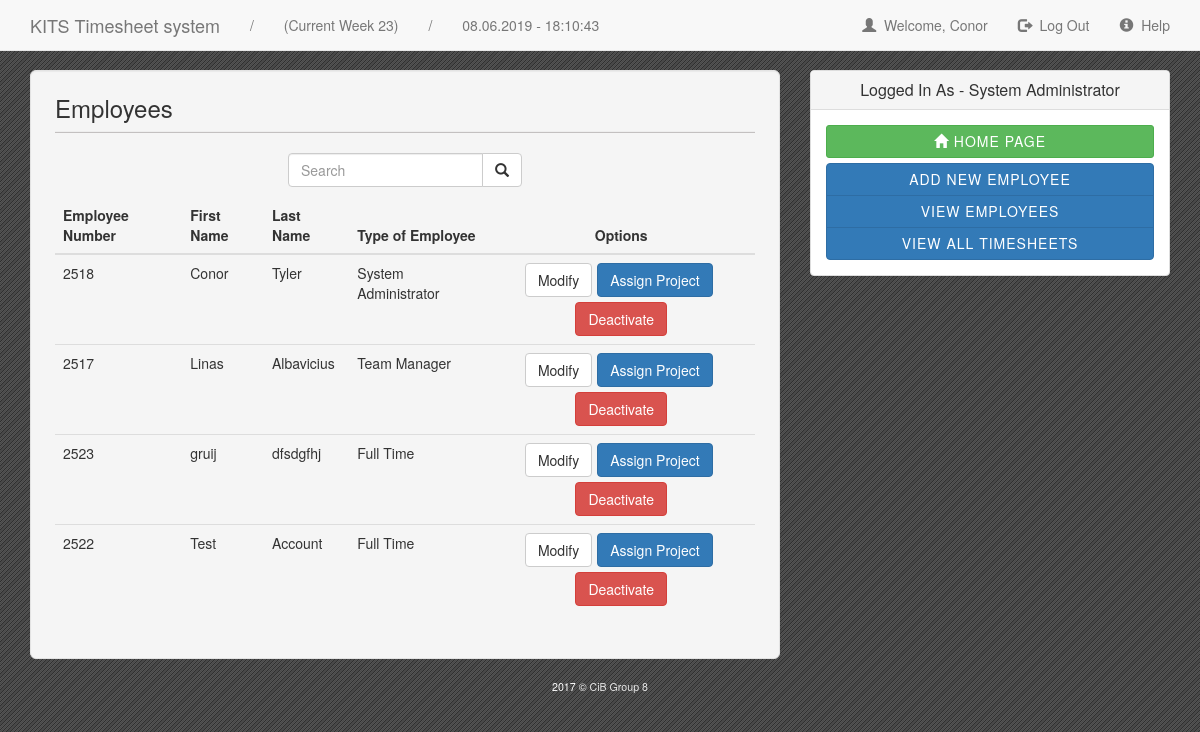
The page /cib_group_8/sysadmin.php (signed in) on the database its author committed.
### tables this page shows
CREATE TABLE IF NOT EXISTS `emp_table` (
  `EMP_ID` int(10) NOT NULL,
  `EMP_PASS` varchar(255) NOT NULL,
  `EMP_NAME` varchar(50) NOT NULL,
  `EMP_SURNAME` varchar(50) NOT NULL,
  `EMP_EMAIL` varchar(50) NOT NULL,
  `EMP_PHONE` varchar(60) NOT NULL,
  `EMP_ROLE` int(10) NOT NULL,
  `ACTIVE` int(11) NOT NULL DEFAULT '1'
);

CREATE TABLE IF NOT EXISTS `role_table` (
  `ROLE_ID` int(10) NOT NULL,
  `ROLE_DESC` varchar(40) NOT NULL
);

### cib_group_8/settings/config.php (called while the page is built, shortened)
<?php
$date_curr = date("Y-m-d");
$date_conv = new DateTime($date_curr);
$week = $date_conv->format("W");
?>

### cib_group_8/settings/check.php (called while the page is built, shortened)
<?php
include('config.php');
$emp_check = $_SESSION['empid'];
$sql = mysqli_query($conn, "SELECT * FROM emp_table WHERE EMP_ID = '$emp_check'");
$row = mysqli_fetch_array($sql, MYSQLI_ASSOC);
$emp_name = $row['EMP_NAME'];
$emp_role = $row['EMP_ROLE'];
$sql_query1 = "SELECT * FROM `role_table` WHERE `ROLE_ID` = '$emp_role'";
$result1 = mysqli_query($conn, $sql_query1);
$row1 = mysqli_fetch_array($result1, MYSQLI_ASSOC);
$role_desc = $row1['ROLE_DESC'];
?>

### cib_group_8/sysadmin.php (the view, shortened to what this page needs)
<?php
include("settings/check.php");
?>
<!DOCTYPE html>
<html lang="en">
	<head>
		<link rel="stylesheet" href="https://maxcdn.bootstrapcdn.com/bootstrap/3.3.7/css/bootstrap.min.css">
		<link rel="stylesheet" href="https://cdnjs.cloudflare.com/ajax/libs/bootstrap-datepicker/1.4.1/css/bootstrap-datepicker3.css"/>
		<link href="styles/clockpicker.css" rel="stylesheet">
		<link rel="stylesheet" href="styles/style.css" type="text/css" />
		<link href="styles/component.css" rel="stylesheet">
		<link href="styles/sweetalert.css" rel="stylesheet">
	</head>
	<body>
		<div class="container">
			<nav class="navbar navbar-default navbar-fixed-top" role="navigation">
				<div class="container">
					<div class="navbar-header">
						<a class="navbar-brand" href="index.php">KITS Timesheet system</a>
					</div>
					<div class="collapse navbar-collapse" id="bs-example-navbar-collapse-1">
						<ul class="nav navbar-nav">
							<li>
								<a href="#">/</a>
							</li>
							<li>
								<a href="#">(Current Week <?php echo $week; ?>)</a>
							</li>
							<li>
								<a href="#">/</a>
							</li>
							<li>
								<a href="#"><?php echo date("d.m.Y") . " - "; ?> <span id="cc_time">12:52</span></a>
							</li>
						</ul>
						<ul class="nav navbar-nav navbar-right">
							<li>
								<a href="#"><span class="glyphicon glyphicon-user"></span>&nbsp;&nbsp;Welcome, <?php echo $emp_name; ?></a>
							</li>
							<li>
								<a href="logout.php"><span class="glyphicon glyphicon-log-out"></span>&nbsp;&nbsp;Log Out</a>
							</li>
							<li>
								<a href="#" class="md-trigger" data-modal="modal-7"><span class="glyphicon glyphicon-info-sign"></span>&nbsp;&nbsp;Help</a>
							</li>
						</ul>
					</div>
				</div>
			</nav>
			<div class="row">
				<div class="col-xs-12 col-md-8">
					<div class="well well-lg">
						<h3>Employees</h3>
						<hr />
						<div class="table-responsive">
							<form class="navbar-form fBorm" role="search">
								<div class="input-group add-on">
									<input class="form-control" placeholder="Search" name="srch-term" id="srch-term" type="text">
									<div class="input-group-btn">
										<button class="btn btn-default" type="submit"><i class="glyphicon glyphicon-search"></i></button>
									</div>
								</div>
							</form>
							<table class="table">
								<thead>
									<tr>
										<th>Employee Number</th>
										<th>First Name</th>
										<th>Last Name</th>
										<th>Type of Employee</th>
										<th class="text-center">Options</th>
									</tr>
								</thead>
								<tbody>
									<?php
									$result = mysqli_query($conn, "SELECT * FROM emp_table AS et, role_table AS rt WHERE et.EMP_ROLE = rt.ROLE_ID");
									while($row = mysqli_fetch_assoc($result)){
										echo "<tr>";
										echo "<td>" . $row['EMP_ID'] . "</td>";
										echo "<td>" . $row['EMP_NAME'] . "</td>";
										echo "<td>" . $row['EMP_SURNAME'] . "</td>";
										echo "<td>" . $row['ROLE_DESC'] . "</td>";
										echo "<td class='text-center'>";
										echo "<a href='modifymenu.php?id=". $row['EMP_ID'] ."' type='button' class='btn btn-default sspace' id='test'>Modify</a>";
										echo "<a href='assignproject.php?id=". $row['EMP_ID']."' type='button' class='btn btn-primary sspace'>Assign Project</a>";
										echo "<a href='activateemp.php?id=". $row['EMP_ID']. "' type='button'". (($row["ACTIVE"] == 1) ? "class='btn btn-danger' sspace '>Deactivate</a>":"class='btn btn-success sspace'>Reactivate</a>") ;
										echo "</td>";
										echo "</tr>";
									}
								?>
								</tbody>
							</table>
						</div>
					</div>
				</div>
				<div class="col-xs-12 col-md-4">
					<div class="panel panel-default">
						<div class="panel-heading">
							<h3 class="panel-title text-center">Logged In As - <?php echo $role_desc; ?></h3>
						</div>
						<div class="panel-body">
							<form class="login" method="">
								<div class="btn-group btn-group-sm btn-group-justified" role="group">
									<div class="btn-group-vertical btn-block" style="width: 100%;" role="group">
										<a class="btn btn-success btn-sm" href="index.php" ><span class="glyphicon glyphicon-home"></span> HOME PAGE</a>
									</div>
									<div class="btn-group-vertical btn-block" style="width: 100%;" role="group">
										<?php
											if($emp_role == 5) {
												echo "<a class='btn btn-primary btn-sm' href='' data-toggle='modal' data-target='#addModal'>Add New Employee</a>";
												echo "<a class='btn btn-primary btn-sm' href='sysadmin.php'>View Employees</a>";
												echo "<a class='btn btn-primary btn-sm' href='manager.php'>View ALL Timesheets</a>";
											}
										?>
									</div>
								</div>
							</form>
						</div>
					</div>
				</div>
			</div>
			<footer>
				<p>2017 &copy; <span>CiB Group 8</span></p>
			</footer>
		</div>
	</body>
</html>

### cib_group_8/styles/style.css (style rules this page uses)
body { padding-top: 70px; background-image: url(images/bg.png); }
div.well-lg hr { margin-top: 4px; height: 1px; background: #C3C0C0; }
div.well-lg h3 { margin-top: 0px; }
form.login .btn { font-size: 14px; text-transform: uppercase; font-weight: 500; outline: 0; cursor: pointer; letter-spacing: 1px; }
footer p { font-size: 8pt; text-align: center; color: white; }
footer span { color: #e5e5e5; }
.sspace { margin-right: 5px; margin-bottom: 5px; }

### cib_group_8/styles/sweetalert.css (style rules this page uses)
form.fBorm { margin: 0 auto; display: -webkit-flex; display: flex; -webkit-justify-content: center; justify-content: center; margin-bottom: 10px; }

### rows shown on the page
emp_table: EMP_NAME "Conor", EMP_ID "2518", EMP_SURNAME "Tyler", role_table.ROLE_DESC "System Administrator", ACTIVE "Deactivate"
emp_table: EMP_ID "2517", EMP_NAME "Linas", EMP_SURNAME "Albavicius", role_table.ROLE_DESC "Team Manager", ACTIVE "Deactivate"
emp_table: EMP_ID "2523", EMP_NAME "gruij", EMP_SURNAME "dfsdgfhj", role_table.ROLE_DESC "Full Time", ACTIVE "Deactivate"
emp_table: EMP_ID "2522", EMP_NAME "Test", EMP_SURNAME "Account", role_table.ROLE_DESC "Full Time", ACTIVE "Deactivate"
role_table: ROLE_DESC "System Administrator"

### other values the page prints
$week "23"
